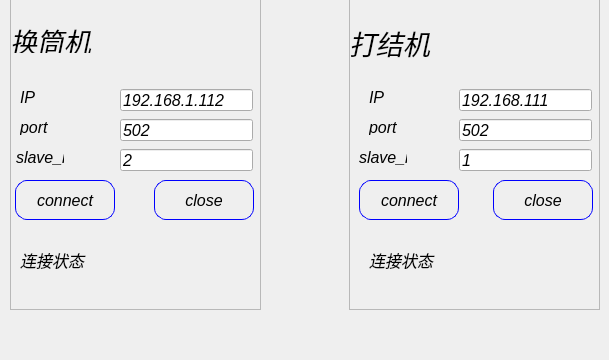
       <widget class="QWidget" name="page_TCP">
        <widget class="QFrame" name="frame_7">
         <property name="geometry">
          <rect>
           <x>10</x>
           <y>-41</y>
           <width>251</width>
           <height>351</height>
          </rect>
         </property>
         <property name="frameShape">
          <enum>QFrame::StyledPanel</enum>
         </property>
         <property name="frameShadow">
          <enum>QFrame::Raised</enum>
         </property>
         <widget class="QLabel" name="label_21">
          <property name="geometry">
           <rect>
            <x>0</x>
            <y>70</y>
            <width>91</width>
            <height>24</height>
           </rect>
          </property>
          <property name="font">
           <font>
            <family>Arial</family>
            <pointsize>20</pointsize>
            <italic>true</italic>
           </font>
          </property>
          <property name="styleSheet">
           <string notr="true">color: rgb(0, 0, 0);</string>
          </property>
          <property name="text">
           <string>换筒机</string>
          </property>
         </widget>
         <widget class="QLabel" name="label_status">
          <property name="geometry">
           <rect>
            <x>90</x>
            <y>282</y>
            <width>51</width>
            <height>41</height>
           </rect>
          </property>
          <property name="font">
           <font>
            <family>Arial</family>
            <pointsize>14</pointsize>
            <italic>true</italic>
           </font>
          </property>
          <property name="styleSheet">
           <string notr="true">color: rgb(85, 255, 0);</string>
          </property>
          <property name="text">
           <string/>
          </property>
          <property name="pixmap">
           <pixmap resource="../qrc/tupian/zz.qrc">:/z/link1.png</pixmap>
          </property>
         </widget>
         <widget class="QPushButton" name="btn_close">
          <property name="geometry">
           <rect>
            <x>144</x>
            <y>221</y>
            <width>100</width>
            <height>40</height>
           </rect>
          </property>
          <property name="font">
           <font>
            <family>Arial</family>
            <pointsize>12</pointsize>
            <italic>true</italic>
           </font>
          </property>
          <property name="styleSheet">
           <string notr="true">QPushButton{
 background:transparent;
 color: rgb(0, 0, 0);
 border-style:outset;
 border:1px solid blue;
 border-radius:12px
}

QPushButton:hover{
 background-color: rgb(45, 104, 125);
 border-style: inset;
}

QPushButton:checked{ 
 background-color: rgb(6, 99, 130);
 color: blue;
}</string>
          </property>
          <property name="text">
           <string>close</string>
          </property>
         </widget>
         <widget class="QLineEdit" name="lineEdit_port">
          <property name="geometry">
           <rect>
            <x>110</x>
            <y>160</y>
            <width>133</width>
            <height>22</height>
           </rect>
          </property>
          <property name="font">
           <font>
            <family>Arial</family>
            <pointsize>12</pointsize>
            <italic>true</italic>
           </font>
          </property>
          <property name="styleSheet">
           <string>color: rgb(0, 0, 0);</string>
          </property>
          <property name="text">
           <string>502</string>
          </property>
         </widget>
         <widget class="QLineEdit" name="lineEdit_ip">
          <property name="geometry">
           <rect>
            <x>110</x>
            <y>130</y>
            <width>133</width>
            <height>22</height>
           </rect>
          </property>
          <property name="font">
           <font>
            <family>Arial</family>
            <pointsize>12</pointsize>
            <italic>true</italic>
           </font>
          </property>
          <property name="styleSheet">
           <string>color: rgb(0, 0, 0);</string>
          </property>
          <property name="text">
           <string>192.168.1.112</string>
          </property>
         </widget>
         <widget class="QPushButton" name="btn_connect">
          <property name="geometry">
           <rect>
            <x>5</x>
            <y>221</y>
            <width>100</width>
            <height>40</height>
           </rect>
          </property>
          <property name="font">
           <font>
            <family>Arial</family>
            <pointsize>12</pointsize>
            <italic>true</italic>
           </font>
          </property>
          <property name="styleSheet">
           <string notr="true">QPushButton{
 background:transparent;
 color: rgb(0, 0, 0);
 border-style:outset;
 border:1px solid blue;
 border-radius:12px
}

QPushButton:hover{
 background-color: rgb(45, 104, 125);
 border-style: inset;
}

QPushButton:checked{ 
 background-color: rgb(6, 99, 130);
 color: blue;
}</string>
          </property>
          <property name="text">
           <string>connect</string>
          </property>
         </widget>
         <widget class="QLabel" name="label_3">
          <property name="geometry">
           <rect>
            <x>10</x>
            <y>130</y>
            <width>16</width>
            <height>16</height>
           </rect>
          </property>
          <property name="font">
           <font>
            <family>Arial</family>
            <pointsize>12</pointsize>
            <italic>true</italic>
           </font>
          </property>
          <property name="styleSheet">
           <string notr="true">color: rgb(0, 0, 0);</string>
          </property>
          <property name="text">
           <string>IP</string>
          </property>
         </widget>
         <widget class="QLabel" name="label_4">
          <property name="geometry">
           <rect>
            <x>10</x>
            <y>160</y>
            <width>41</width>
            <height>16</height>
           </rect>
          </property>
          <property name="font">
           <font>
            <family>Arial</family>
            <pointsize>12</pointsize>
            <italic>true</italic>
           </font>
          </property>
          <property name="styleSheet">
           <string notr="true">color: rgb(0, 0, 0);</string>
          </property>
          <property name="text">
           <string>port</string>
          </property>
         </widget>
         <widget class="QLabel" name="label_22">
          <property name="geometry">
           <rect>
            <x>6</x>
            <y>190</y>
            <width>48</width>
            <height>16</height>
           </rect>
          </property>
          <property name="font">
           <font>
            <family>Arial</family>
            <pointsize>12</pointsize>
            <italic>true</italic>
           </font>
          </property>
          <property name="styleSheet">
           <string notr="true">color: rgb(0, 0, 0);</string>
          </property>
          <property name="text">
           <string>slave_id</string>
          </property>
         </widget>
         <widget class="QLineEdit" name="lineEdit_salv_id">
          <property name="geometry">
           <rect>
            <x>110</x>
            <y>190</y>
            <width>133</width>
            <height>22</height>
           </rect>
          </property>
          <property name="font">
           <font>
            <family>Arial</family>
            <pointsize>12</pointsize>
            <italic>true</italic>
           </font>
          </property>
          <property name="styleSheet">
           <string>color: rgb(0, 0, 0);</string>
          </property>
          <property name="text">
           <string>2</string>
          </property>
         </widget>
         <widget class="QLabel" name="label_24">
          <property name="geometry">
           <rect>
            <x>10</x>
            <y>290</y>
            <width>71</width>
            <height>21</height>
           </rect>
          </property>
          <property name="font">
           <font>
            <family>Arial</family>
            <pointsize>12</pointsize>
            <italic>true</italic>
           </font>
          </property>
          <property name="text">
           <string>连接状态</string>
          </property>
         </widget>
        </widget>
        <widget class="QFrame" name="frame_8">
         <property name="geometry">
          <rect>
           <x>349</x>
           <y>-41</y>
           <width>251</width>
           <height>351</height>
          </rect>
         </property>
         <property name="font">
          <font>
           <family>Arial</family>
           <pointsize>10</pointsize>
           <italic>true</italic>
          </font>
         </property>
         <property name="frameShape">
          <enum>QFrame::StyledPanel</enum>
         </property>
         <property name="frameShadow">
          <enum>QFrame::Raised</enum>
         </property>
         <widget class="QLabel" name="label_27">
          <property name="geometry">
           <rect>
            <x>0</x>
            <y>63</y>
            <width>91</width>
            <height>41</height>
           </rect>
          </property>
          <property name="font">
           <font>
            <family>Arial</family>
            <pointsize>20</pointsize>
            <italic>true</italic>
           </font>
          </property>
          <property name="styleSheet">
           <string notr="true">color: rgb(0, 0, 0);</string>
          </property>
          <property name="text">
           <string>打结机</string>
          </property>
         </widget>
         <widget class="QPushButton" name="btn_connect_2">
          <property name="geometry">
           <rect>
            <x>10</x>
            <y>221</y>
            <width>100</width>
            <height>40</height>
           </rect>
          </property>
          <property name="font">
           <font>
            <family>Arial</family>
            <pointsize>12</pointsize>
            <italic>true</italic>
           </font>
          </property>
          <property name="styleSheet">
           <string notr="true">QPushButton{
 background:transparent;
 color: rgb(0, 0, 0);
 border-style:outset;
 border:1px solid blue;
 border-radius:12px
}

QPushButton:hover{
 background-color: rgb(45, 104, 125);
 border-style: inset;
}

QPushButton:checked{ 
 background-color: rgb(6, 99, 130);
 color: blue;
}</string>
          </property>
          <property name="text">
           <string>connect</string>
          </property>
         </widget>
         <widget class="QPushButton" name="btn_close_2">
          <property name="geometry">
           <rect>
            <x>144</x>
            <y>221</y>
            <width>100</width>
            <height>40</height>
           </rect>
          </property>
          <property name="font">
           <font>
            <family>Arial</family>
            <pointsize>12</pointsize>
            <italic>true</italic>
           </font>
          </property>
          <property name="styleSheet">
           <string notr="true">QPushButton{
 background:transparent;
 color: rgb(0, 0, 0);
 border-style:outset;
 border:1px solid blue;
 border-radius:12px
}

QPushButton:hover{
 background-color: rgb(45, 104, 125);
 border-style: inset;
}

QPushButton:checked{ 
 background-color: rgb(6, 99, 130);
 color: blue;
}</string>
          </property>
          <property name="text">
           <string>close</string>
          </property>
         </widget>
         <widget class="QLabel" name="label_28">
          <property name="geometry">
           <rect>
            <x>10</x>
            <y>190</y>
            <width>48</width>
            <height>16</height>
           </rect>
          </property>
          <property name="font">
           <font>
            <family>Arial</family>
            <pointsize>12</pointsize>
            <italic>true</italic>
           </font>
          </property>
          <property name="styleSheet">
           <string notr="true">color: rgb(0, 0, 0);</string>
          </property>
          <property name="text">
           <string>slave_id</string>
          </property>
         </widget>
         <widget class="QLineEdit" name="lineEdit_salv_id_2">
          <property name="geometry">
           <rect>
            <x>110</x>
            <y>190</y>
            <width>133</width>
            <height>22</height>
           </rect>
          </property>
          <property name="font">
           <font>
            <family>Arial</family>
            <pointsize>12</pointsize>
            <italic>true</italic>
           </font>
          </property>
          <property name="styleSheet">
           <string>color: rgb(0, 0, 0);</string>
          </property>
          <property name="text">
           <string>1</string>
          </property>
         </widget>
         <widget class="QLineEdit" name="lineEdit_port_2">
          <property name="geometry">
           <rect>
            <x>110</x>
            <y>160</y>
            <width>133</width>
            <height>22</height>
           </rect>
          </property>
          <property name="font">
           <font>
            <family>Arial</family>
            <pointsize>12</pointsize>
            <italic>true</italic>
           </font>
          </property>
          <property name="styleSheet">
           <string>color: rgb(0, 0, 0);</string>
          </property>
          <property name="text">
           <string>502</string>
          </property>
         </widget>
         <widget class="QLineEdit" name="lineEdit_ip_2">
          <property name="geometry">
           <rect>
            <x>110</x>
            <y>130</y>
            <width>133</width>
            <height>22</height>
           </rect>
          </property>
          <property name="font">
           <font>
            <family>Arial</family>
            <pointsize>12</pointsize>
            <italic>true</italic>
           </font>
          </property>
          <property name="styleSheet">
           <string>color: rgb(0, 0, 0);</string>
          </property>
          <property name="text">
           <string>192.168.111</string>
          </property>
         </widget>
         <widget class="QLabel" name="label_31">
          <property name="geometry">
           <rect>
            <x>20</x>
            <y>160</y>
            <width>31</width>
            <height>16</height>
           </rect>
          </property>
          <property name="font">
           <font>
            <family>Arial</family>
            <pointsize>12</pointsize>
            <italic>true</italic>
           </font>
          </property>
          <property name="styleSheet">
           <string notr="true">color: rgb(0, 0, 0);</string>
          </property>
          <property name="text">
           <string>port</string>
          </property>
         </widget>
         <widget class="QLabel" name="label_32">
          <property name="geometry">
           <rect>
            <x>20</x>
            <y>130</y>
            <width>16</width>
            <height>16</height>
           </rect>
          </property>
          <property name="font">
           <font>
            <family>Arial</family>
            <pointsize>12</pointsize>
            <italic>true</italic>
           </font>
          </property>
          <property name="styleSheet">
           <string notr="true">color: rgb(0, 0, 0);</string>
          </property>
          <property name="text">
           <string>IP</string>
          </property>
         </widget>
         <widget class="QLabel" name="label_status_2">
          <property name="geometry">
           <rect>
            <x>100</x>
            <y>282</y>
            <width>51</width>
            <height>41</height>
           </rect>
          </property>
          <property name="font">
           <font>
            <family>Arial</family>
            <pointsize>14</pointsize>
            <italic>true</italic>
           </font>
          </property>
          <property name="styleSheet">
           <string notr="true">color: rgb(85, 255, 0);</string>
          </property>
          <property name="text">
           <string/>
          </property>
          <property name="pixmap">
           <pixmap resource="../qrc/tupian/zz.qrc">:/z/link1.png</pixmap>
          </property>
         </widget>
         <widget class="QLabel" name="label_34">
          <property name="geometry">
           <rect>
            <x>20</x>
            <y>290</y>
            <width>71</width>
            <height>21</height>
           </rect>
          </property>
          <property name="font">
           <font>
            <family>Arial</family>
            <pointsize>12</pointsize>
            <italic>true</italic>
           </font>
          </property>
          <property name="text">
           <string>连接状态</string>
          </property>
         </widget>
        </widget>
       </widget>
